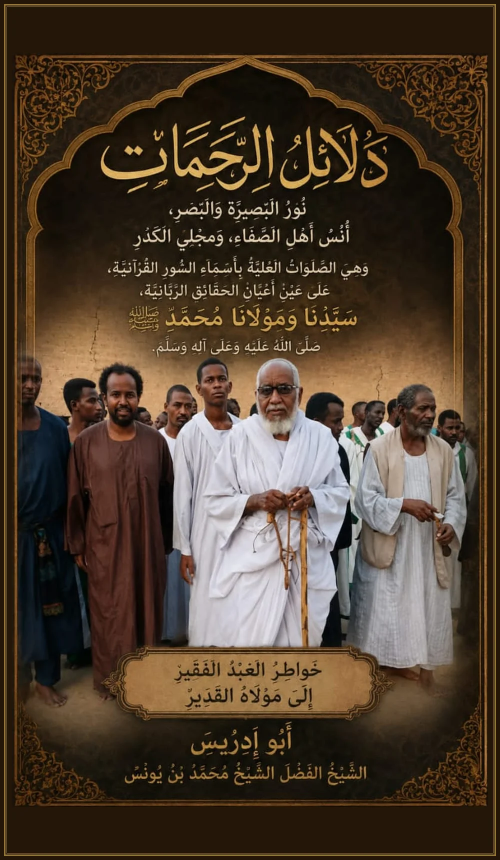
#> input picture dalail-app/app/src/main/assets/pages/p001.webp, 1000 x 1720 px (shown at 1/2 size)
$ python not_blank.py ../app/src/main/assets/pages/p001.webp 5
#> lines starting #> are read from the running program, lines starting #| are printed output that depends on the picture
#!/usr/bin/env python3
"""
Says whether a screenshot has anything on it.

This is the check that «it opens on a blank screen» needed. Every other check
passed while that was happening: the package was sound, the app installed, it
started, it was the activity on screen — and nothing was drawn. A leaf of the
book has thousands of distinct tones; a blank screen has one or two.

Exits 0 if the screen has something on it, 1 if it does not.

    python3 ci/not_blank.py shot/1-opened.png [least-tones]
"""
import sys

from PIL import Image

#: Below this many distinct tones in a small sample, there is nothing to read.
#: A leaf gives some thousands; an empty pager gives the one or two of its own
#: background, and a solid colour gives one.
LEAST = 200


def tones(path):
#> called with path = '../app/src/main/assets/pages/p001.webp'
    im = Image.open(path).convert("RGB").resize((160, 280), Image.BILINEAR)
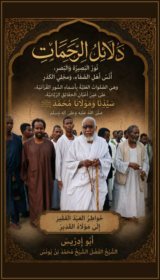
#> im: PIL image 160x280 RGB; mean R, G, B 77.6, 61.8, 46.5
    return len(set(im.getdata()))


def main():
    path = sys.argv[1]
    least = int(sys.argv[2]) if len(sys.argv) > 2 else LEAST
    try:
        found = tones(path)
#> found = 22055
    except Exception as trouble:
        # Exit 2, not 1: the screenshot could not be read, which says nothing
        # about what was on the screen. adb's exec-out mangles a stream now and
        # then, and a mangled capture once had this report a blank screen on a
        # build whose own screenshots were fine.
        print(f"   the screenshot could not be read: {trouble}")
        sys.exit(2)
    print(f"   tones on screen: {found} (needs {least})")
#|    tones on screen: 22055 (needs 5)
    sys.exit(0 if found >= least else 1)
#> (the program exits here)

$ run again, on dalail-app/app/src/main/assets/pages/p003.webp
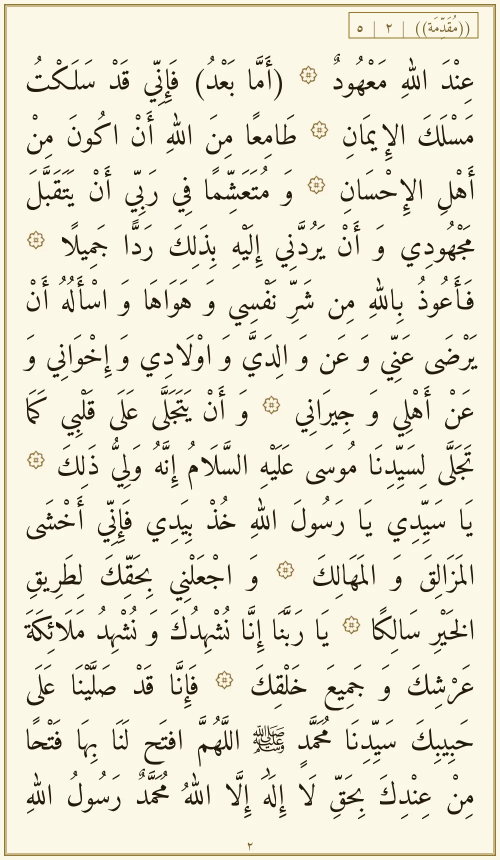
#> input picture dalail-app/app/src/main/assets/pages/p003.webp, 1000 x 1720 px (shown at 1/2 size)
#> in tones, `im = Image.open(path).convert("RGB").resize((160, 280), Image.BILINEAR)`:
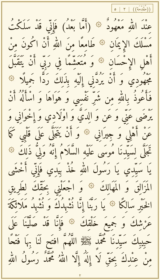
#> im: PIL image 160x280 RGB; mean R, G, B 236.7, 232.1, 214.3
#> found = 2072
#|    tones on screen: 2072 (needs 5)

$ run again, on dalail-app/app/src/main/assets/pages/p004.webp
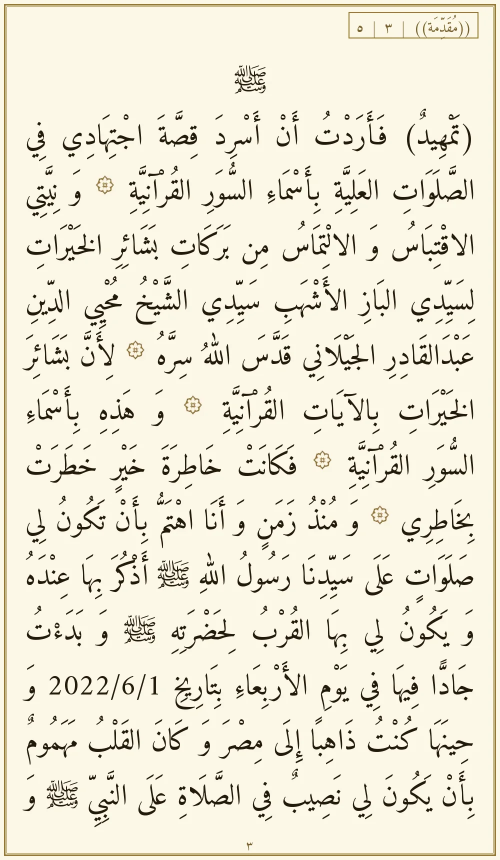
#> input picture dalail-app/app/src/main/assets/pages/p004.webp, 1000 x 1720 px (shown at 1/2 size)
#> in tones, `im = Image.open(path).convert("RGB").resize((160, 280), Image.BILINEAR)`:
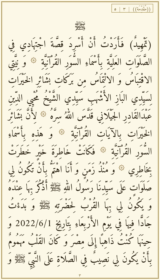
#> im: PIL image 160x280 RGB; mean R, G, B 237.3, 232.7, 215
#> found = 1901
#|    tones on screen: 1901 (needs 5)

$ run again, on dalail-app/app/src/main/assets/pages/p005.webp
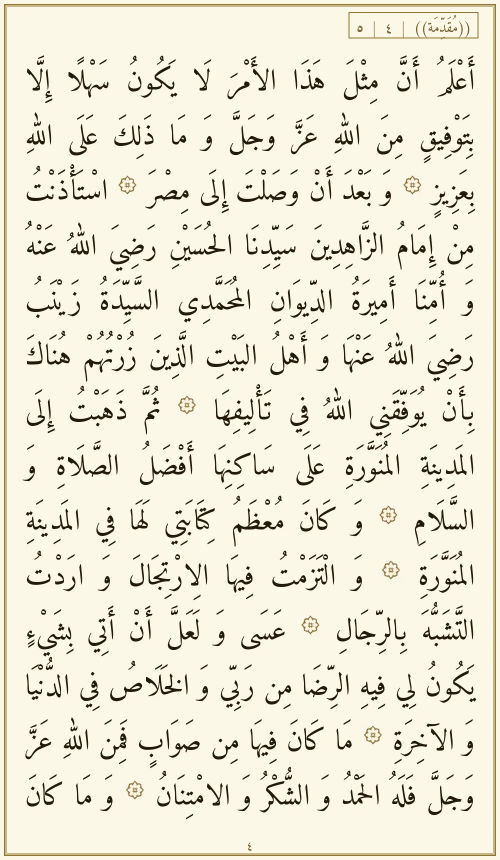
#> input picture dalail-app/app/src/main/assets/pages/p005.webp, 1000 x 1720 px (shown at 1/2 size)
#> in tones, `im = Image.open(path).convert("RGB").resize((160, 280), Image.BILINEAR)`:
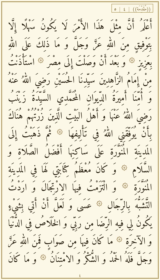
#> im: PIL image 160x280 RGB; mean R, G, B 237.1, 232.6, 214.8
#> found = 1966
#|    tones on screen: 1966 (needs 5)
